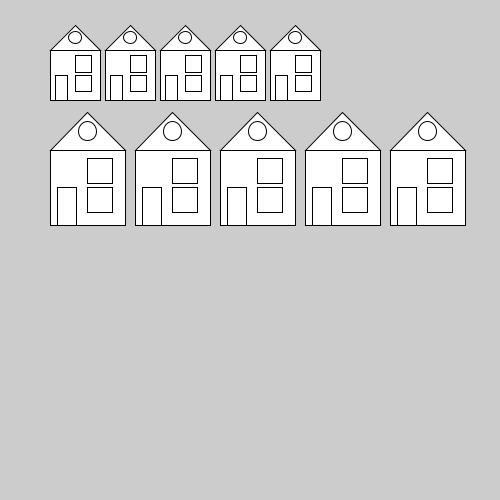
Frame 1 (no input)
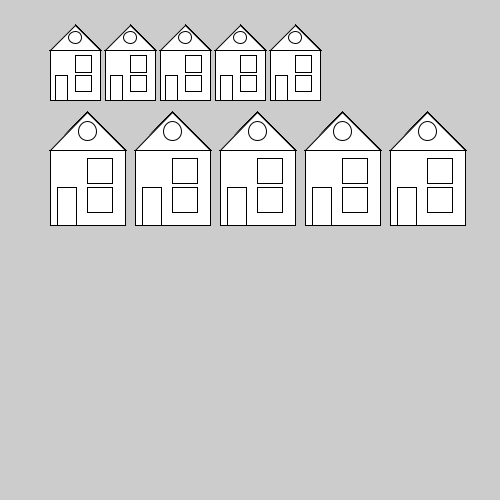
Frame 60 (the mouse pressed at the canvas centre just before this capture)
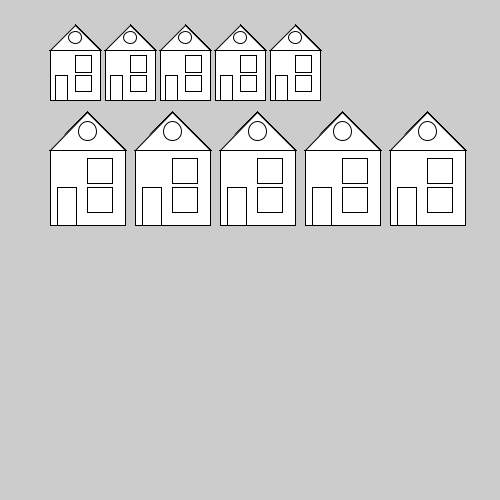
Frame 120 (the mouse held since frame 60 and released just before this capture)

The Processing sketch that drew these frames (run headless with seeded random() and noise(); from frame 60 on, the mouse is pressed at the canvas centre):

// Processing sketch: Lab_Work
// ── Lab_Work.pde
void setup(){
  size(500,500);
}
//==========================================================================================
void square(float x_anchor, float y_anchor, float size, boolean draw_from_centre){
  if (draw_from_centre){
    rectMode(CENTER);
  }else{
    rectMode(CORNER);//top-left corner!
  }
  rect(x_anchor,y_anchor,size,size);
}
//------------------------------------------------------------------------------------------
void circle(float x_anchor, float y_anchor, float diameter, boolean draw_from_centre){
  if (draw_from_centre){
    ellipseMode(CENTER);
  }else{
    ellipseMode(CORNER);//top-left corner!
  }
  ellipse(x_anchor,y_anchor,diameter,diameter);
}
//------------------------------------------------------------------------------------------
void Tv_Shape(float centre_square_x, float centre_square_y, float shape_width){
  //this draws a half-circle and two squares underneath it
  //the height of the shape is 1/3 the half-circle height and 2/3 the height of the square
  circle(centre_square_x,(centre_square_y - shape_width/2),shape_width,true);
  square(centre_square_x,centre_square_y,shape_width,true);
  square(centre_square_x,centre_square_y,shape_width - (shape_width/3),true);
}
//------------------------------------------------------------------------------------------
void Ex0(){
  //hard coded since I don't see the reason to loop through the code for the desired output
  Tv_Shape(100,200,100);
  Tv_Shape(200,300,50);
  Tv_Shape(300,400,75);
}
//------------------------------------------------------------------------------------------
void bike(float x_anchor, float y_anchor, float shape_width, float shape_height){
  //ANCHOR LOCATED IN THE TOP-LEFT CORNER (which contains the triangle, but not the wheels)
  triangle(x_anchor , y_anchor + shape_height , x_anchor+(shape_width/2) , y_anchor , x_anchor + shape_width , y_anchor + shape_height);
  for (int count = 0;count<2;count++){//draws two wheels
    for (int size = 2;size>0;size--){//draws a wheel
      fill(255 * ((-size)+2 ));
      circle(x_anchor+(shape_width*count) , y_anchor+shape_height , (shape_width/6)*size , true );
    }
  }
}
//------------------------------------------------------------------------------------------
void SquareCircle(float x_anchor, float y_anchor, float size, boolean draw_from_centre){
  square(x_anchor, y_anchor , size, draw_from_centre);
  circle(x_anchor, y_anchor , size, draw_from_centre);
}
//------------------------------------------------------------------------------------------
void Ex2_and_3(){
  int shape_size = 30;
  int starting_x = 50;
  int y_anchor = 50;
  int amount = 5;
  for (int x_anchor = starting_x ; x_anchor<=(shape_size*(amount-1) + starting_x) ; x_anchor += shape_size){
    SquareCircle(x_anchor, y_anchor , shape_size, false);
  }
}
//------------------------------------------------------------------------------------------
void House(float anchor_x, float anchor_y, float shape_width){
  //this draws a house with two windows, a door and an attic window
  //the height of the shape is 1/3 the roof and 2/3 the height of the square making the body of the house
  //main shape
  triangle(anchor_x , anchor_y , anchor_x + (shape_width/2) , anchor_y - (shape_width/2) , anchor_x + shape_width , anchor_y);
  square(anchor_x,anchor_y,shape_width,false);
  //windows & door
  circle(anchor_x + (shape_width/2) , anchor_y - (shape_width/4) , shape_width/4, true);
  square(anchor_x + shape_width/2 , anchor_y + (shape_width/9) , (shape_width/3), false);
  square(anchor_x + shape_width/2 , anchor_y + (shape_width/2) , (shape_width/3), false);
  rect(anchor_x+(shape_width/10) , anchor_y + shape_width/2 , shape_width/4 , shape_width/2); 
}
//------------------------------------------------------------------------------------------
void Ex4(){
  int street_size = 100; //the seperation bg and fg
  int number_of_houses = 5; //number of houses in both fg and bg rows
  
  int bg_anchor_x = 50;
  int bg_anchor_y = 50;
  int bg_house_size = 50;
  int bg_house_seperation = 5;
  
  int fg_house_seperation = 10;
  int fg_anchor_y = bg_anchor_y + street_size;
  int fg_anchor_x = bg_anchor_x;
  int fg_house_size = 75;
  
  for (int count = 0; count < number_of_houses;count++){
    House(bg_anchor_x + ((bg_house_size + bg_house_seperation)*count) , bg_anchor_y , bg_house_size);
    House(fg_anchor_x + ((fg_house_size + fg_house_seperation)*count) , fg_anchor_y , fg_house_size);
  }
}
//==========================================================================================
void draw(){
  //Ex0();
  //bike(100,100,100,50); //Ex1
  //Ex2_and_3();
  Ex4();
  
  
}
